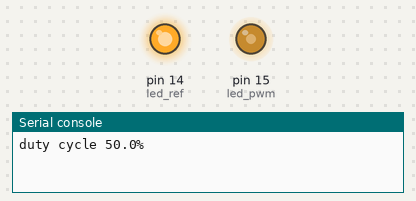
Simulated run of this program. Board: MicroPython board. Parts: output pins drawn as LEDs (lit = HIGH), the last lines printed to the serial console.

Above: at 0.55 s.
At 4.5 s:
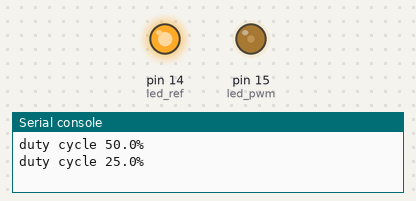
At 10.5 s:
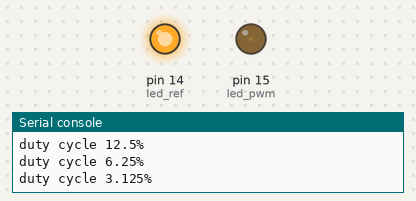
Timing chart, 0 to 13.5 s (numbered marks = the images above):
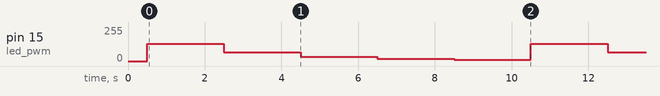

The program:

main.py
```python
from machine import Pin, PWM
import time
from constants import MAX_U16


time.sleep(.5)

led_ref = Pin(14, Pin.OUT)
led_ref.value(1)

led_pwm = PWM(Pin(15))
led_pwm.freq(1000)

i = 1

while True:
    i *= 2
    led_pwm.duty_u16(int(MAX_U16/i))

    print(f"duty cycle {100/i}%")
    if i > 16:
        i = 1

    time.sleep(2)
```

constants.py
```python
MAX_U16 = 2**16
```

Measured:
- by itself, pin 15 (led_pwm): repeats every 10.0 s: 64/255 2.0 s, 32/255 2.0 s, 16/255 2.0 s, 8/255 2.0 s, 128/255 2.0 s
